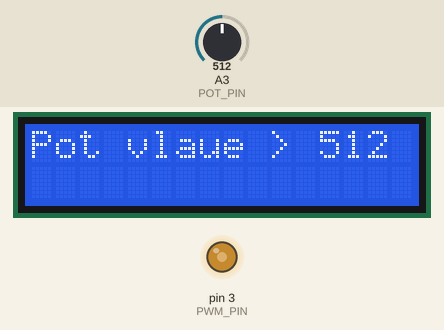
A program run on a simulated Arduino Uno, built with avr-gcc and run on an emulated ATmega328P. Shown: 16×2 character LCD, output pins drawn as LEDs (lit = HIGH). Inputs (shaded band) come from the test bench; at power-on: A3 (POT_PIN) = 512. What the program prints to the serial monitor is not drawn.

Above: at 1.2 s.
1.3 s: A3 (POT_PIN) set to 716
At 3.3 s:
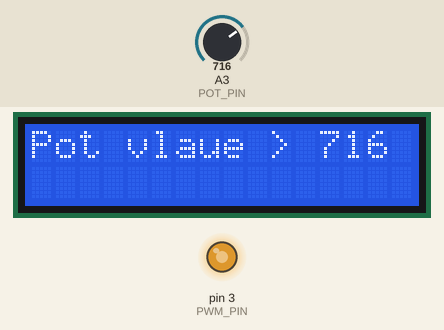
3.6 s: A3 (POT_PIN) set to 900
At 5.0 s:
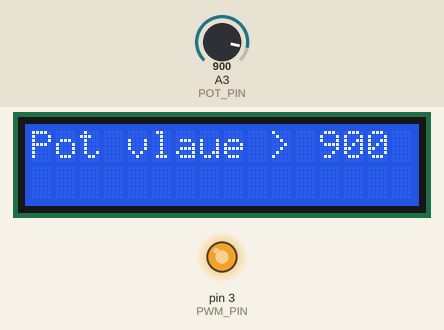
5.6 s: A3 (POT_PIN) set to 122
At 6.7 s:
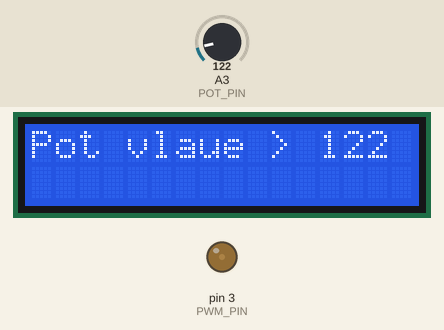
7.6 s: A3 (POT_PIN) set to 0
At 8.9 s:
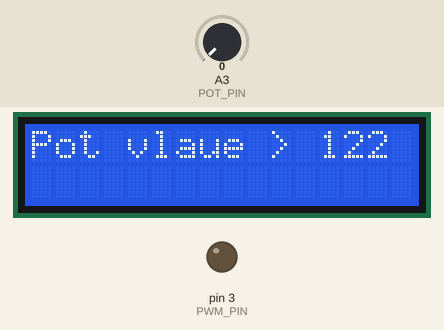
Timing chart, 0 to 10.6 s (numbered marks = the images above; inputs shaded):
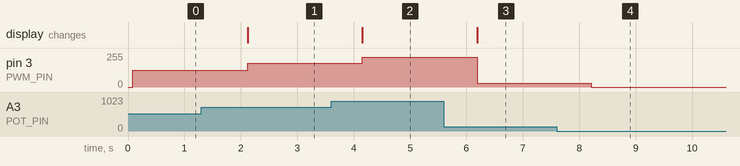

The program:

main.cpp
```cpp
#include <Arduino.h>
#include <Wire.h>
#include <LiquidCrystal_I2C.h>


const int i2c_addr = 0x27;    //LCD I2C address

// Constants
#define POT_PIN A3
#define PWM_PIN 3

//#define OPT_SENSOR_A 7
//#define OPT_SENSOR_B 8

// Global variables
long potValNew = 0.0;
long potValOld = 0.0;
int pwmVal = 0;
//int optical_a = 0;
//int optical_b = 0;

// Initialize stuff
LiquidCrystal_I2C lcd(i2c_addr, 16, 2);

void setup() {
  Serial.begin(9600);

  lcd.init();
  lcd.backlight();
}

void loop() {
  potValNew = analogRead(POT_PIN);
  if(potValNew > potValOld * 1.05 || potValNew < potValOld * 0.95){
    lcd.clear();
    lcd.setCursor(0,0);
    lcd.print("Pot vlaue > ");
    lcd.print(potValNew);
   }


  /*
  optical_a = digitalRead(OPT_SENSOR_A);
  optical_b = digitalRead(OPT_SENSOR_B);
  Serial.print("Sensor A = ");
  Serial.print(optical_a);
  Serial.print("   | Sensor B = ");
  Serial.println(optical_b);
  */
  pwmVal = map(potValNew, 0, 1023, 0, 255);
  Serial.print("PWM Value = ");
  Serial.println(pwmVal);
  analogWrite(PWM_PIN, pwmVal);
  delay(1000);

}

void i2cList(){

  // Use this code to find the address of the I2C devices attached

  Serial.println("Scanning I2C bus for LCD");
  byte count = 0;
  Wire.begin();
  for( byte i = 8; i < 120; i++ ) {
    Wire.beginTransmission(i);
    if(Wire.endTransmission() == 0) {
      Serial.print("Found address: ");
      Serial.print(i, DEC);
      Serial.print(" (0x");
      Serial.print(i, HEX);
      Serial.println(")");
      count++;
      delay(1);
    }
  }
  Serial.println("Done.");
  Serial.print("Found ");
  Serial.print(count, DEC);
  Serial.println(" device(s).");
}
```

Measured:
- after the input at 1.3 s, pin 3 (PWM_PIN): 127/255 → 178/255 after 0.82 s; the display: changes after 0.82 s (image 1)
- after the input at 3.6 s, pin 3 (PWM_PIN): 178/255 → 224/255 after 0.56 s; the display: changes after 0.56 s (image 2)
- after the input at 5.6 s, pin 3 (PWM_PIN): 224/255 → 30/255 after 0.59 s; the display: changes after 0.59 s (image 3)
- after the input at 7.6 s, pin 3 (PWM_PIN): 30/255 → 0/255 after 0.61 s
